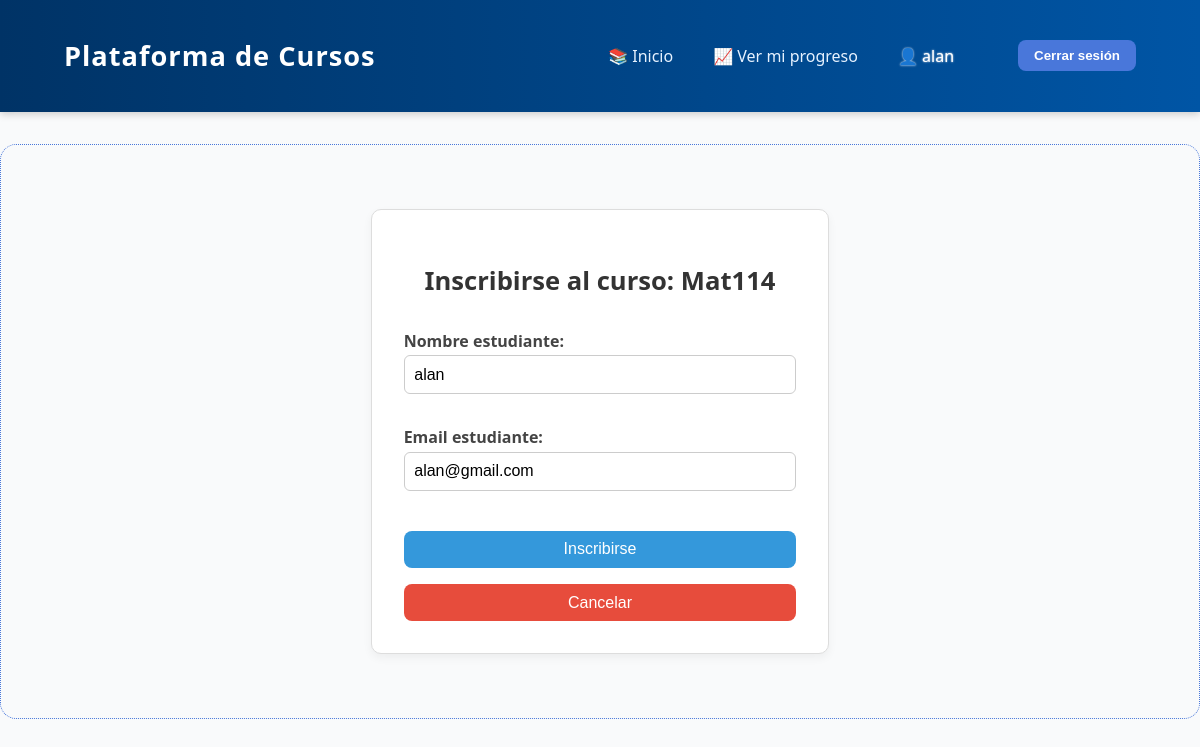
Page /curso/1/inscribirse/ (signed in) on the earlier database version.
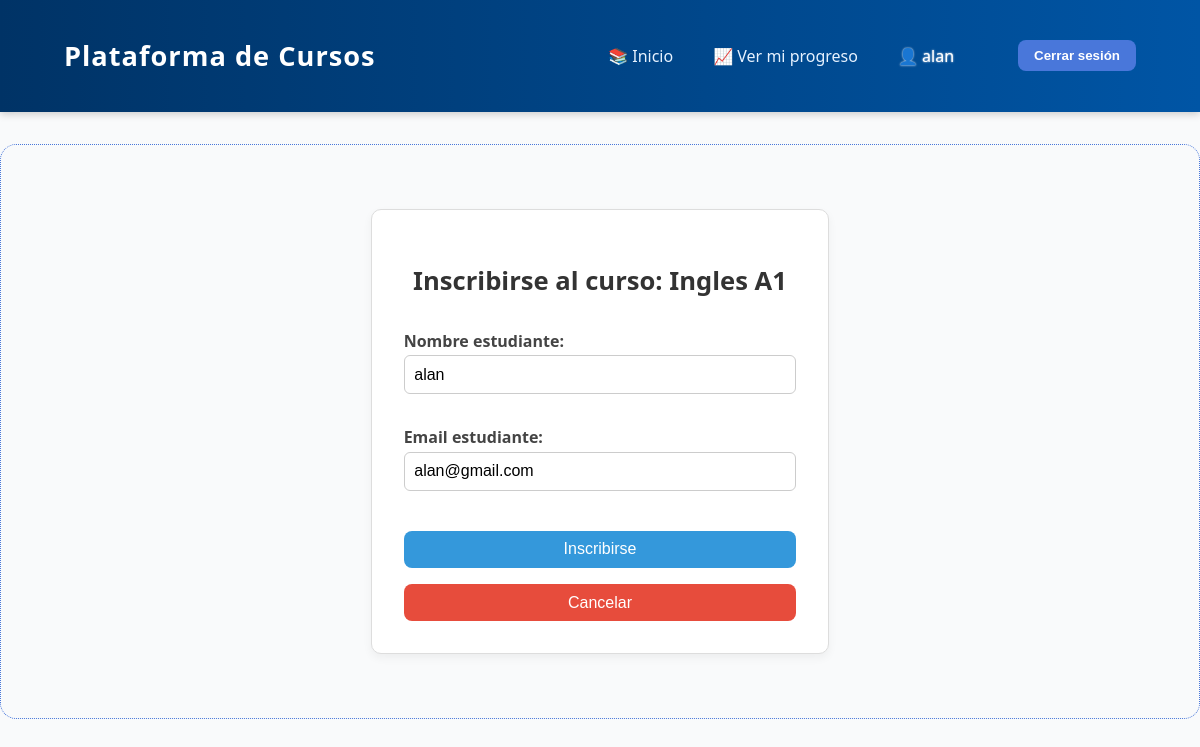
Same page on the later database version.
### cursos/models.py (models this page shows, shortened)
class Curso(models.Model):
    titulo = models.CharField(max_length=200)
    descripcion = models.TextField()
    fecha_inicio = models.DateField()
    fecha_fin = models.DateField()
    profesor = models.ForeignKey(Profesor, on_delete=models.CASCADE)

### cursos/views.py (the view)
# urls.py: path('curso/<int:curso_id>/inscribirse/', views.inscribirse_curso, name='inscribirse_curso'),
@login_required
def inscribirse_curso(request, curso_id):
    curso = get_object_or_404(Curso, id=curso_id)
    user = request.user
    if hasattr(request.user, 'profesor'):
        messages.error(request, "Los profesores no pueden inscribirse.")
        return redirect('lista_cursos')
    if request.method == 'POST':
        form = InscripcionForm(request.POST)
        if form.is_valid():
            inscripcion, created = Inscripcion.objects.get_or_create(
                user=user,
                curso=curso,
                defaults={
                    'nombre_estudiante': form.cleaned_data['nombre_estudiante'],
                    'email_estudiante': form.cleaned_data['email_estudiante'],
                }
            )
            messages.success(request, '¡Te has inscrito correctamente al curso!')
            if not created:
                form.add_error(None, 'Ya estás inscrito en este curso.')
            return redirect('detalle_curso', curso_id=curso.id)
    else:
        form = InscripcionForm(initial={
            'nombre_estudiante': user.get_full_name() or user.username,
            'email_estudiante': user.email
        })
    return render(request, 'cursos/inscribirse_curso.html', {
        'curso': curso,
        'form': form
    })

### cursos/forms.py
class InscripcionForm(forms.ModelForm):
    class Meta:
        model = Inscripcion
        fields = ['nombre_estudiante', 'email_estudiante']

### cursos/templates/cursos/inscribirse_curso.html (shortened to what this page needs)
{% extends 'cursos/base.html' %}
{% block content %}
<div class="inscripcion-curso-container">
    <h2 class="inscripcion-titulo">Inscribirse al curso: {{ curso.titulo }}</h2>
    <form method="post" class="inscripcion-form">
        {{ form.as_p }}
        <button type="submit" class="inscripcion-btn inscripcion-btn-enviar">Inscribirse</button>
    </form>
    <div class="inscripcion-cancelar">
        <form action="{% url 'detalle_curso' curso.id %}" method="get" class="inscripcion-form">
            <button type="submit" class="inscripcion-btn inscripcion-btn-cancelar">Cancelar</button>
        </form>
    </div>
</div>
{% endblock %}

Differences in the rows shown:
changed Curso: titulo "Mat114" → "Ingles A1"
